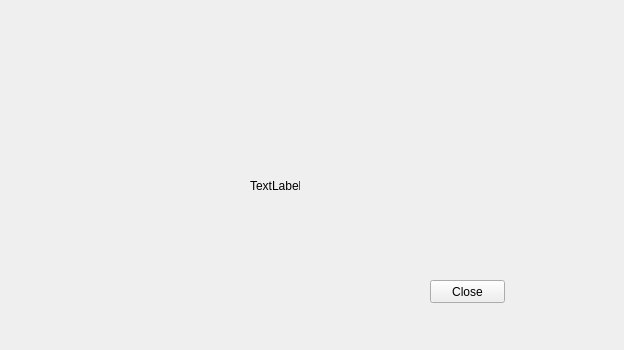
<?xml version="1.0" encoding="UTF-8"?>
<ui version="4.0">
 <class>Widget</class>
 <widget class="QWidget" name="Widget">
  <property name="geometry">
   <rect>
    <x>0</x>
    <y>0</y>
    <width>624</width>
    <height>350</height>
   </rect>
  </property>
  <property name="windowTitle">
   <string>Widget</string>
  </property>
  <widget class="QLabel" name="labDemo">
   <property name="geometry">
    <rect>
     <x>250</x>
     <y>180</y>
     <width>50</width>
     <height>12</height>
    </rect>
   </property>
   <property name="text">
    <string>TextLabel</string>
   </property>
  </widget>
  <widget class="QPushButton" name="btnClose">
   <property name="geometry">
    <rect>
     <x>430</x>
     <y>280</y>
     <width>75</width>
     <height>23</height>
    </rect>
   </property>
   <property name="text">
    <string>Close</string>
   </property>
  </widget>
 </widget>
 <resources/>
 <connections>
  <connection>
   <sender>btnClose</sender>
   <signal>clicked()</signal>
   <receiver>Widget</receiver>
   <slot>close()</slot>
   <hints>
    <hint type="sourcelabel">
     <x>467</x>
     <y>291</y>
    </hint>
    <hint type="destinationlabel">
     <x>311</x>
     <y>174</y>
    </hint>
   </hints>
  </connection>
 </connections>
</ui>
